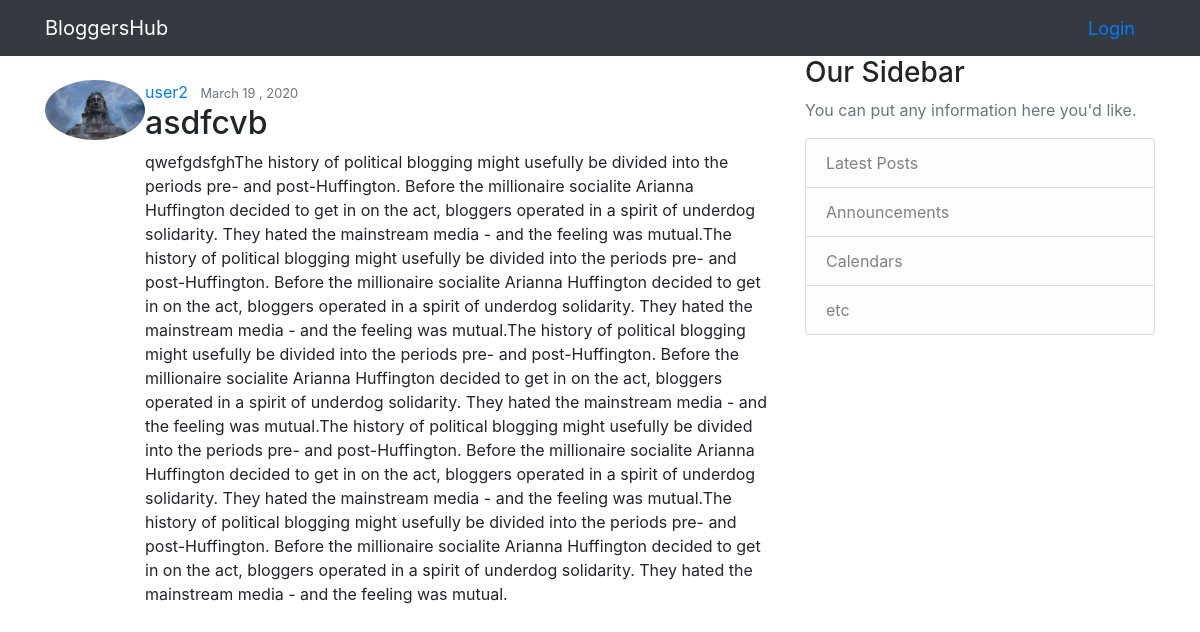
Screenshot of /post/15/ with the database file from the repository.
### posts/models.py (models this page shows, shortened)
class Post(models.Model):
    title = models.CharField(max_length=100)
    content = models.TextField()
    date_post = models.DateTimeField(default = timezone.now)
    author = models.ForeignKey(User, on_delete=models.CASCADE)

### users/models.py (models this page shows, shortened)
class profileModel(models.Model):
    user = models.OneToOneField(User,on_delete=models.CASCADE)
    image = models.ImageField(default='default.jpg',upload_to='images')

### posts/views.py (the view)
# urls.py: path('post/<int:pk>/',PostDetailView.as_view(), name = 'postDetail'),
class PostDetailView(DetailView):
    model = Post

### templates/posts/post_detail.html (shortened to what this page needs)
{% extends 'posts/base.html' %}
{% load static %}
{% block content %}
<br>
      <article class="media content-section">
        <img class="rounded-circle article-img"  src="{{object.author.profilemodel.image.url}}" width="100px" alt="">
         <div class="media-body">
           <div class="article-metadata">
             <a class="mr-2" href="{% url 'userPost' object.author.username  %}">{{object.author}}</a>
             <small class="text-muted">{{object.date_post|date:"F d , Y"}}</small>
             </div>
           <h2 class="article-title">{{object.title}}</h2>
           <p class="article-content">{{object.content}}</p>
         </div>
        </article>
  {% endblock %}

### rows the page displays
Post: author.profilemodel.image (placeholder picture), author "user2", date_post "March 19 , 2020", title "asdfcvb", content "qwefgdsfghThe history of political blogging might usefully be divided into the periods pre- and post-Huffington. Before the millionaire socialite Arianna Huffington decided to get in on the act, bloggers operated in a spirit of underdog solidarity. They hated the mainstream media - and the feeling was mutual.The history of political blogging might usefully be divided into the periods pre- and post-Huffington. Before the millionaire socialite Arianna Huffington decided to get in on the act, bloggers operated in a spirit of underdog solidarity. They hated the mainstream media - and the feeling was mutual.The history of political blogging might usefully be divided into the periods pre- and…"
